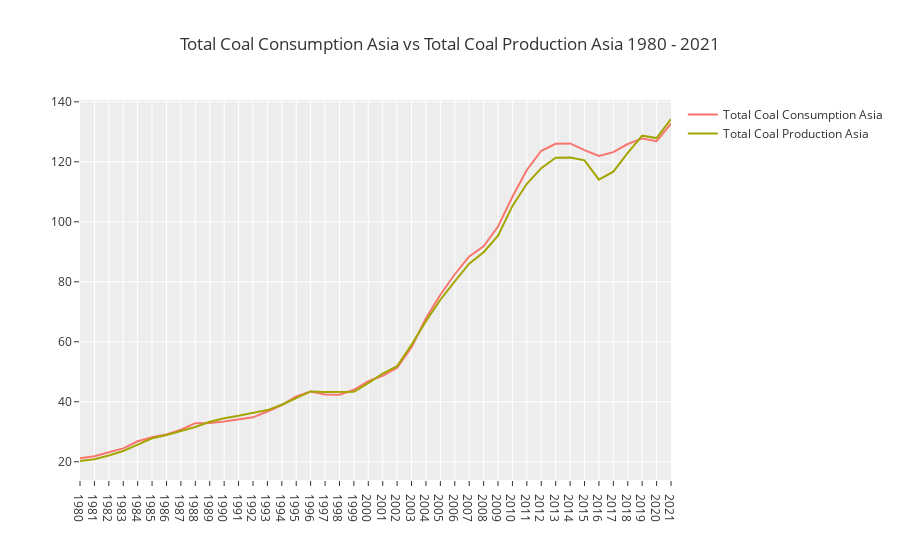

Write notebook code for a chart like this one.
### Code cell
fig_coal_asia = go.Figure()
fig_coal_asia = fig_coal_asia.add_trace(go.Scatter(x=con_coal_asia_sum.index, y=con_coal_asia_sum['Total_Coal_Consumption_Asia'], name='Total Coal Consumption Asia'))  
fig_coal_asia = fig_coal_asia.add_trace(go.Scatter(x=prod_coal_asia_sum.index, y=prod_coal_asia_sum['Total_Production_Asia'], name='Total Coal Production Asia'))
fig_coal_asia.update_layout(title='Total Coal Consumption Asia vs Total Coal Production Asia 1980 - 2021')
fig_coal_asia.show()

### Figure 1 — Plotly figure (JSON) as saved in the notebook; plotly's stock layout.template omitted (floating-point values rounded to 4 significant figures)
{"data": [{"name": "Total Coal Consumption Asia", "type": "scatter", "x": ["1980", "1981", "1982", "1983", "1984", "1985", "1986", "1987", "1988", "1989", "1990", "1991", "1992", "1993", "1994", "1995", "1996", "1997", "1998", "1999", "2000", "2001", "2002", "2003", "2004", "2005", "2006", "2007", "2008", "2009", "2010", "2011", "2012", "2013", "2014", "2015", "2016", "2017", "2018", "2019", "2020", "2021"], "y": [21.19, 21.81, 23.19, 24.45, 26.82, 28.2, 29.06, 30.66, 32.88, 32.91, 33.43, 33.99, 34.8, 36.77, 38.86, 41.74, 43.39, 42.41, 42.37, 43.99, 46.9, 48.67, 51.31, 58.17, 67.83, 75.68, 82.52, 88.48, 91.85, 98.41, 108.3, 117.3, 123.7, 126.0, 126.1, 123.9, 122.0, 123.2, 125.9, 127.8, 126.9, 132.7]}, {"name": "Total Coal Production Asia", "type": "scatter", "x": ["1980", "1981", "1982", "1983", "1984", "1985", "1986", "1987", "1988", "1989", "1990", "1991", "1992", "1993", "1994", "1995", "1996", "1997", "1998", "1999", "2000", "2001", "2002", "2003", "2004", "2005", "2006", "2007", "2008", "2009", "2010", "2011", "2012", "2013", "2014", "2015", "2016", "2017", "2018", "2019", "2020", "2021"], "y": [20.25, 20.83, 22.09, 23.58, 25.69, 27.81, 28.93, 30.34, 31.6, 33.33, 34.47, 35.34, 36.26, 37.23, 39.02, 41.25, 43.45, 43.22, 43.3, 43.32, 46.21, 49.42, 51.89, 59.0, 66.89, 74.01, 80.13, 86.05, 89.88, 95.36, 105.3, 112.7, 117.9, 121.4, 121.5, 120.5, 114.1, 116.7, 123.0, 128.7, 127.9, 134.3]}], "layout": {"title": {"text": "Total Coal Consumption Asia vs Total Coal Production Asia 1980 - 2021"}}}
